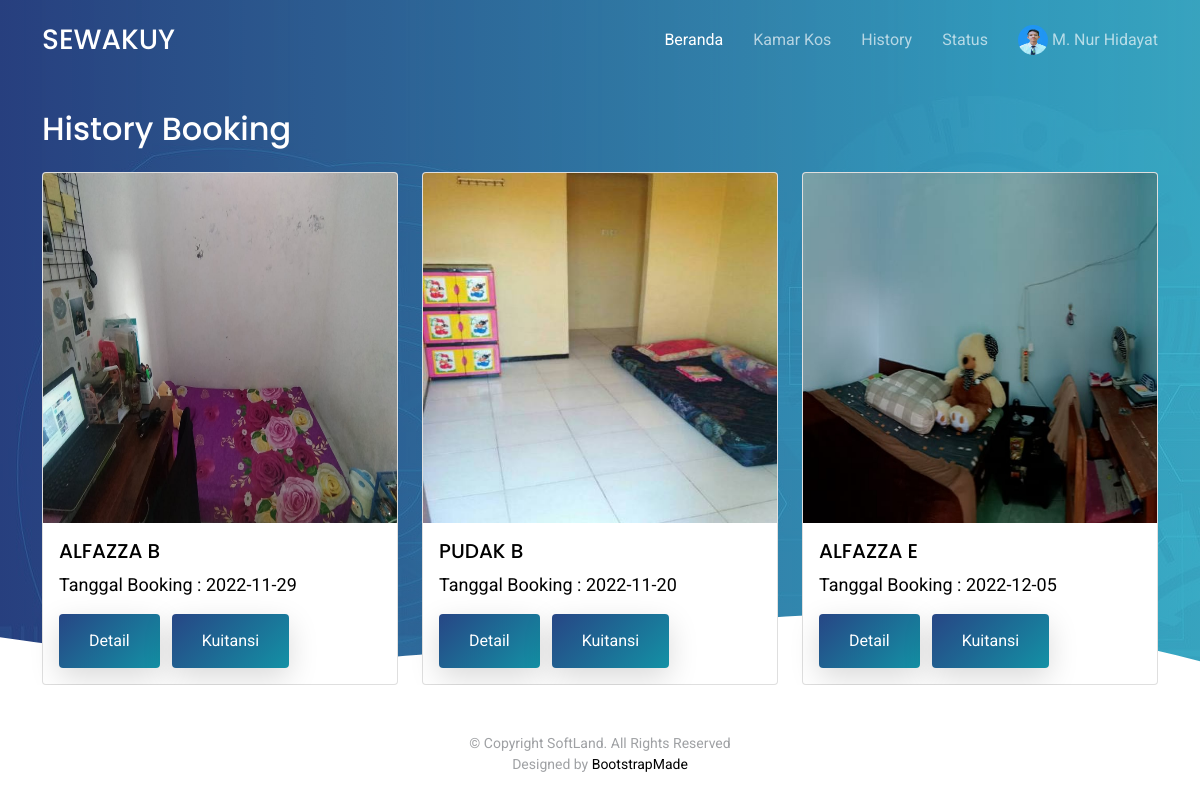
The page /penghuni/history.php (signed in) on the database its author committed.
### tables this page shows
CREATE TABLE `user` (
  `username` varchar(100) NOT NULL,
  `password` varchar(100) NOT NULL,
  `nama` varchar(100) NOT NULL,
  `jk` enum('pria','wanita') NOT NULL,
  `alamat_kos` varchar(250) NOT NULL DEFAULT '-',
  `email` varchar(100) NOT NULL,
  `nomor_hp` varchar(20) NOT NULL,
  `foto_profil` varchar(100) NOT NULL,
  `berkas` varchar(100) NOT NULL DEFAULT '-',
  `level` enum('pemilik','penghuni','admin') NOT NULL,
  `verif` enum('sudah','belum') NOT NULL
);

CREATE TABLE `booking` (
  `id_booking` int(11) NOT NULL,
  `id_kamar` int(11) NOT NULL,
  `username` varchar(100) NOT NULL,
  `tanggal_booking` date NOT NULL,
  `harga` int(100) NOT NULL,
  `validasi` enum('sudah','belum') NOT NULL,
  `bayar` enum('lunas','belum') NOT NULL,
  `aktif` enum('true','false') NOT NULL
);

CREATE TABLE `kamar` (
  `id_kamar` int(11) NOT NULL,
  `username` varchar(100) NOT NULL,
  `nama_kamar` varchar(100) NOT NULL,
  `harga` decimal(20,0) NOT NULL,
  `jarak_utm` int(11) NOT NULL,
  `alamat` varchar(100) NOT NULL,
  `aturan` varchar(1000) NOT NULL,
  `gambar_kamar` varchar(100) NOT NULL,
  `kategori` enum('putra','putri') NOT NULL,
  `status` enum('tersedia','tidak tersedia') NOT NULL,
  `link` varchar(100) NOT NULL
);

### penghuni/history.php (the view, shortened to what this page needs)
<?php include "header.php";
        $data = mysqli_query($koneksi,"SELECT * FROM kamar k inner join booking b on k.id_kamar=b.id_kamar WHERE b.username='{$_SESSION['username']}' GROUP BY k.id_kamar");
        if ($data->num_rows > 0) {?>
        <section class="hero-section" id="hero" style='padding-top: 90px'>
      <div class="wave">
      </div>
      <div class="container">
          <div class="row justify-content-right">
            <div class="col-md-5" data-aos="fade-up">
              <h2 class="text-white" style="margin-top: 20px; margin-bottom: 0px;">History Booking</h2>
            </div>
          </div>
          <br>
          <div class="row row-cols-1 row-cols-md-3 g-4">
        <?php
          while ($tampil = mysqli_fetch_array($data)){
            $id = $tampil['id_kamar'];
          	$id_book = $tampil['id_booking'];
          ?>
        <div class="col">
          <div class="card h-100">
            <img src="../kamar/<?= $tampil['gambar_kamar'] ?>" class="card-img-top" alt="<?= $tampil['gambar_kamar'] ?>">
              <div class="card-body" >
                <h5 class="card-title"><?= strtoupper($tampil['nama_kamar']) ?></h5>
                <p class="text-black">Tanggal Booking : <?= $tampil['tanggal_booking'] ?></p>
              <a class="btn btn-primary me-md-2" href="detail.php?id=<?= $id ?>">Detail</a>
              <a class="btn btn-primary me-md-2" href="kuitansi.php?id=<?= $id_book ?>">Kuitansi</a>
            </div>
          </div>
        </div>
        <?php } ?>
      </div>
      </div>
  </section>
<?php include "footer.php"; } ?>

### penghuni/header.php (shortened to what this page needs)
<!DOCTYPE html>
<html lang="en">
<?php
require "../config.php";
$sql = mysqli_query($koneksi, "SELECT * FROM user WHERE username = '".$_SESSION['username']."'");
$tampil = mysqli_fetch_array($sql);
?>
<head>
  <link href="../assets/vendor/aos/aos.css" rel="stylesheet">
  <link href="../assets/vendor/bootstrap/css/bootstrap.min.css" rel="stylesheet">
  <link href="../assets/vendor/bootstrap-icons/bootstrap-icons.css" rel="stylesheet">
  <link href="../assets/vendor/boxicons/css/boxicons.min.css" rel="stylesheet">
  <link href="../assets/vendor/swiper/swiper-bundle.min.css" rel="stylesheet">
  <link href="../assets/css/style.css" rel="stylesheet">
  <link rel="stylesheet" href="https://cdnjs.cloudflare.com/ajax/libs/rateYo/2.3.2/jquery.rateyo.min.css">
</head>
<body>
  <header id="header" class="fixed-top d-flex align-items-center">
    <div class="container d-flex justify-content-between align-items-center">
      <div class="logo">
        <h1><a href="home.php">SEWAKUY</a></h1>
      </div>
      <nav id="navbar" class="navbar">
        <ul>
          <li><a class="active " href="home.php">Beranda</a></li>
          <li><a href="kos.php">Kamar Kos</a></li>
          <li><a href="history.php">History</a></li>
          <li><a href="status.php">Status</a></li>
          <li class="dropdown"><a href="profil.php"><img style="width: 30px; height:30px; border-radius: 100%;" src="../profil/<?php echo $tampil['foto_profil']; ?>">&nbsp;<?php echo $tampil['nama']; ?></a>
          </li>
        </ul>
      </nav>
    </div>
  </header>

### assets/css/style.css (style rules this page uses)
html { overflow-x: hidden; }
body { font-family: "Roboto", sans-serif; color: #9fa1a4; line-height: 1.5; }
a { color: #777; text-decoration: none; transition: 0.3s all ease; }
h1, h2, h3, h4, h5, h6, .font-heading { font-family: "Poppins", sans-serif; color: #000; }
.container { z-index: 2; position: relative; }
.text-black { color: #000 !important; }
section { overflow: hidden; }
.btn { border: none; padding: 15px 30px !important; }
.btn.btn-primary { background: #2d71a1; background: linear-gradient(-45deg, #1391a5, #274685); color: #fff; box-shadow: 0 10px 30px 0 rgba(0, 0, 0, 0.15); }
.card-img-top { height: 350px; }
#header { height: 80px; transition: all 0.5s; z-index: 997; transition: all 0.5s; }
#header .logo h1 { font-size: 28px; margin: 0; padding: 4px 0; line-height: 1; font-weight: 500; }
#header .logo h1 a, #header .logo h1 a:hover { color: #fff; text-decoration: none; }
.navbar { padding: 0; }
.navbar ul { margin: 0; padding: 0; display: flex; list-style: none; align-items: center; }
.navbar li { position: relative; }
.navbar a, .navbar a:focus { display: flex; align-items: center; justify-content: space-between; padding: 10px 0 10px 30px; font-size: 16px; font-weight: 400; color: rgba(255, 255, 255, 0.65); white-space: nowrap; transition: 0.3s; }
.navbar a:hover, .navbar .active, .navbar .active:focus, .navbar li:hover > a { color: #fff; }
.hero-section { background: linear-gradient(to right, rgba(39, 70, 133, 0.8) 0%, rgba(61, 179, 197, 0.8) 100%), url(../img/hero-bg.jpg); position: relative; }
.hero-section .wave { width: 100%; overflow: hidden; position: absolute; z-index: 1; bottom: -150px; }
.hero-section p { font-size: 18px; color: #fff; }

### rows shown on the page
user: foto_profil (picture), nama "M. Nur Hidayat"
booking: id_kamar.gambar_kamar (picture), id_kamar.nama_kamar "ALFAZZA B", tanggal_booking "2022-11-29"
booking: id_kamar.gambar_kamar (picture), id_kamar.nama_kamar "PUDAK B", tanggal_booking "2022-11-20"
booking: id_kamar.gambar_kamar (picture), id_kamar.nama_kamar "ALFAZZA E", tanggal_booking "2022-12-05"
